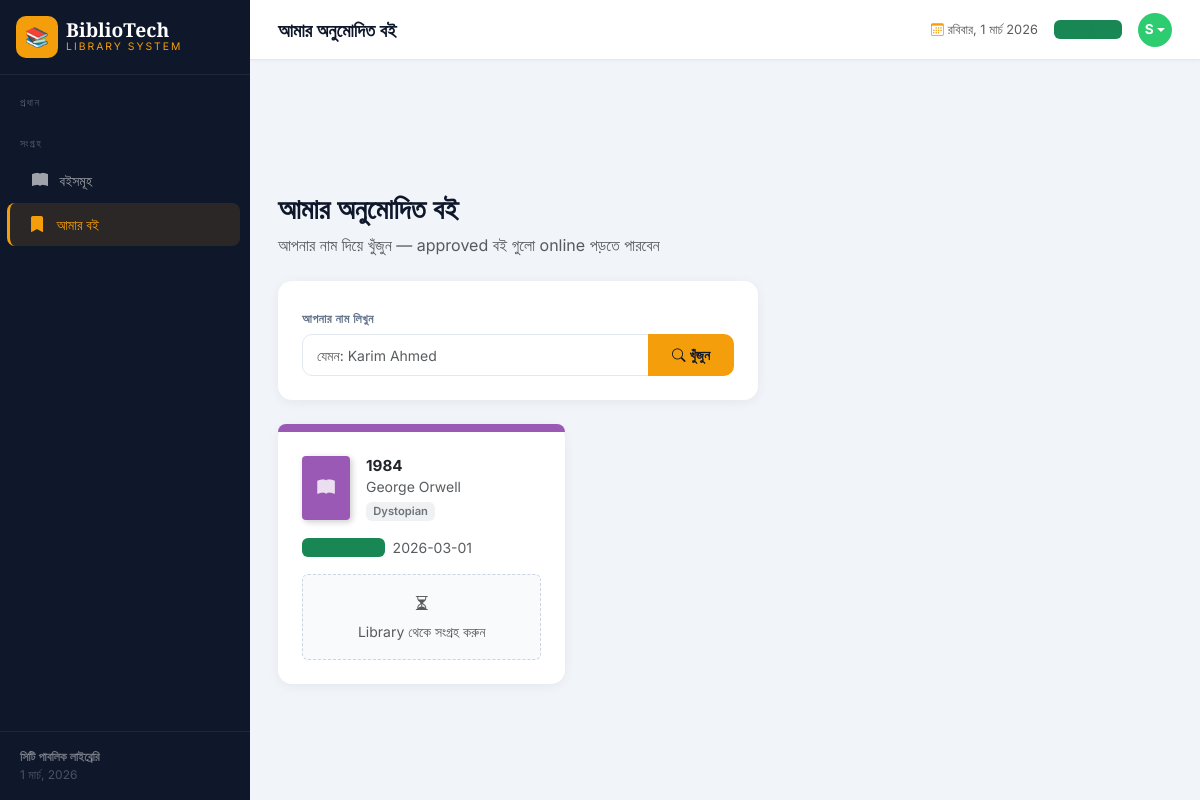
/my-books (signed in), run on the app's committed database.
### tables this page shows
CREATE TABLE settings (
        key TEXT PRIMARY KEY, value TEXT
    );

CREATE TABLE book_requests (
        id INTEGER PRIMARY KEY AUTOINCREMENT,
        book_id INTEGER NOT NULL, student_id INTEGER NOT NULL,
        student_note TEXT,
        request_date TEXT DEFAULT CURRENT_TIMESTAMP,
        status TEXT DEFAULT 'pending', admin_note TEXT, resolved_date TEXT,
        pdf_filename TEXT,
        FOREIGN KEY(book_id) REFERENCES books(id),
        FOREIGN KEY(student_id) REFERENCES students(id)
    );

CREATE TABLE books (
        id INTEGER PRIMARY KEY AUTOINCREMENT,
        title TEXT NOT NULL, author TEXT NOT NULL, isbn TEXT UNIQUE,
        genre TEXT, total_copies INTEGER DEFAULT 1, available_copies INTEGER DEFAULT 1,
        added_date TEXT DEFAULT CURRENT_TIMESTAMP, cover_color TEXT DEFAULT '#4A90D9'
    );

### app.py (the view)
@app.route('/my-books')
@student_required
def my_books():
    conn = get_db()
    books_list = conn.execute("""
        SELECT br.*, b.title as book_title, b.author, b.cover_color, b.genre
        FROM book_requests br
        JOIN books b ON br.book_id = b.id
        WHERE br.student_id = ?
        ORDER BY br.request_date DESC
    """, (session['student_id'],)).fetchall()
    conn.close()
    return render_template('my_books.html', books=books_list)

### app.py (called while the page is built)
def student_required(f):
    @wraps(f)
    def decorated(*args, **kwargs):
        if not session.get('student_logged_in'):
            flash('বই request করতে আগে Student Login করুন।', 'info')
            return redirect(url_for('student_login', next=request.path))
        return f(*args, **kwargs)
    return decorated

def get_db():
    conn = sqlite3.connect(DB_PATH)
    conn.row_factory = sqlite3.Row
    return conn

def get_settings():
    conn = get_db()
    rows = conn.execute('SELECT key, value FROM settings').fetchall()
    conn.close()
    return {row['key']: row['value'] for row in rows}

@app.context_processor
def inject_settings():
    return dict(site=get_settings())

### templates/my_books.html (shortened to what this page needs)
{% extends 'base.html' %}
{% block topbar_title %}আমার অনুমোদিত বই{% endblock %}
{% block content %}
<div class="page-header mb-4">
    <h1>আমার অনুমোদিত বই</h1>
    <p class="text-muted">আপনার নাম দিয়ে খুঁজুন — approved বই গুলো online পড়তে পারবেন</p>
</div>
<div class="card content-card mb-4" style="max-width:480px">
    <div class="card-body p-4">
        <form method="POST">
            <label class="form-label">আপনার নাম লিখুন</label>
            <div class="input-group">
                <input type="text" name="student_name" class="form-control"
                       placeholder="যেমন: Karim Ahmed"
                       value="{{ student_name }}" required autofocus>
                <button type="submit" class="btn btn-gold px-4">
                    <i class="bi bi-search me-1"></i>খুঁজুন
                </button>
            </div>
        </form>
    </div>
</div>
{% if books is not none %}
    {% if books %}
    <div class="row g-3">
        {% for book in books %}
        <div class="col-md-6 col-lg-4">
            <div class="card content-card h-100">
                <div style="height:8px;background:{{ book.cover_color }};border-radius:14px 14px 0 0"></div>
                <div class="card-body p-4">
                    <div class="d-flex gap-3 mb-3">
                        <div class="book-cover-sm flex-shrink-0"
                             style="background:{{ book.cover_color }};width:48px;height:64px;font-size:1.1rem">
                            <i class="bi bi-book-fill"></i>
                        </div>
                        <div>
                            <div class="fw-bold" style="font-size:.95rem;line-height:1.3">{{ book.book_title }}</div>
                            <div class="text-muted small">{{ book.author }}</div>
                            {% if book.genre %}
                            <span class="badge bg-secondary bg-opacity-10 text-secondary mt-1">{{ book.genre }}</span>
                            {% endif %}
                        </div>
                    </div>
                    <div class="d-flex align-items-center gap-2 mb-3">
                        <span class="badge bg-success bg-opacity-15 text-success">
                            <i class="bi bi-check-circle me-1"></i>Approved
                        </span>
                        <span class="text-muted small">{{ book.resolved_date or '' }}</span>
                    </div>
                    {% if book.pdf_filename %}
                    <a href="{{ url_for('read_pdf', req_id=book.id) }}"
                       class="btn btn-gold w-100">
                        <i class="bi bi-book-open me-2"></i>Online পড়ুন
                    </a>
                    {% else %}
                    <div class="p-3 rounded-2 text-center" style="background:#f8fafc;border:1px dashed #cbd5e1">
                        <i class="bi bi-hourglass-split text-muted d-block mb-1"></i>
                        <span class="text-muted small">Library থেকে সংগ্রহ করুন</span>
                    </div>
                    {% endif %}
                </div>
            </div>
        </div>
        {% endfor %}
    </div>
    {% endif %}
{% endif %}
{% endblock %}

### templates/base.html (shortened to what this page needs)
<!DOCTYPE html>
<html lang="bn">
<head>
    <link href="https://cdnjs.cloudflare.com/ajax/libs/bootstrap/5.3.2/css/bootstrap.min.css" rel="stylesheet">
    <link href="https://cdnjs.cloudflare.com/ajax/libs/bootstrap-icons/1.11.3/font/bootstrap-icons.min.css" rel="stylesheet">
</head>
<body>
<nav id="sidebar">
    <div class="sidebar-brand d-flex align-items-center gap-2 p-3 border-bottom" style="border-color:rgba(255,255,255,.07)!important">
        <div class="brand-icon" style="overflow:hidden">
            {% if site.logo_type == 'image' %}
            <img src="{{ site.library_logo }}" style="width:100%;height:100%;object-fit:cover;border-radius:10px" alt="logo">
            {% else %}
            {{ site.library_logo }}
            {% endif %}
        </div>
        <div>
            <div class="brand-name">{{ site.library_name }}</div>
            <div class="brand-sub">{{ site.library_tagline }}</div>
        </div>
    </div>
    <div class="sidebar-nav flex-grow-1 py-2">
        <div class="nav-section">প্রধান</div>
        <div class="nav-section mt-2">সংগ্রহ</div>
        <a href="{{ url_for('books') }}" class="nav-link {% if request.endpoint=='books' %}active{% endif %}"><i class="bi bi-book-fill"></i> বইসমূহ</a>
        {% if session.get('student_logged_in') %}
        <a href="{{ url_for('my_books') }}" class="nav-link {% if request.endpoint=='my_books' %}active{% endif %}"><i class="bi bi-bookmark-fill"></i> আমার বই</a>
        {% endif %}
    </div>
    <div class="sidebar-footer">
    <div class="fw-semibold" style="color:rgba(255,255,255,.4)">{{ site.library_footer }}</div>
    <div id="sidebar-date"></div>
</div>
</nav>
<div id="main">
    <div class="topbar">
        <div class="topbar-title">{% block topbar_title %}{% endblock %}</div>
        <div class="d-flex align-items-center gap-3">
            <span class="text-muted d-none d-md-inline" style="font-size:.8rem">
                <i class="bi bi-calendar3 me-1" style="color:var(--gold)"></i><span id="live-date"></span>
            </span>
            {% if session.get("is_admin") %}
                {% if session.get("is_super") %}
                <span class="admin-badge" style="background:rgba(245,158,11,.25);color:#b45309">SUPER ADMIN</span>
                {% else %}
                <span class="admin-badge">ADMIN</span>
                {% endif %}
                <div class="dropdown">
                    <button class="topbar-av border-0 dropdown-toggle" style="cursor:pointer"
                            data-bs-toggle="dropdown" aria-expanded="false">
                        {{ session.get("username", "A")[0].upper() }}
                    </button>
                    <ul class="dropdown-menu dropdown-menu-end shadow" style="min-width:200px;border-radius:12px;border:1px solid #e2e8f0;padding:6px">
                        <li>
                            <div class="px-3 py-2">
                                <div class="fw-bold" style="font-size:.85rem">{{ session.get("username") }}</div>
                                <div class="text-muted" style="font-size:.75rem">
                                    {% if session.get("is_super") %}Super Admin{% else %}Admin{% endif %}
                                </div>
                            </div>
                        </li>
                        <li><hr class="dropdown-divider my-1"></li>
                        <li>
                            <a class="dropdown-item rounded-2 d-flex align-items-center gap-2" href="{{ url_for('change_password') }}">
                                <i class="bi bi-shield-lock" style="color:var(--gold)"></i>
                                পাসওয়ার্ড পরিবর্তন
                            </a>
                        </li>
                        {% if session.get("is_super") %}
                        <li>
                            <a class="dropdown-item rounded-2 d-flex align-items-center gap-2" href="{{ url_for('settings') }}">
                                <i class="bi bi-gear-fill" style="color:var(--gold)"></i>
                                Settings
                            </a>
                        </li>
                        {% endif %}
                        <li><hr class="dropdown-divider my-1"></li>
                        <li>
                            <a class="dropdown-item rounded-2 d-flex align-items-center gap-2 text-danger" href="{{ url_for('logout') }}">
                                <i class="bi bi-box-arrow-right"></i>
                                লগআউট
                            </a>
                        </li>
                    </ul>
                </div>
            {% elif session.get('student_logged_in') %}
                <span class="badge bg-success bg-opacity-15 text-success">STUDENT</span>
                <div class="dropdown">
                    <button class="topbar-av border-0 dropdown-toggle"
                            style="cursor:pointer;background:#2ecc71;color:#fff"
                            data-bs-toggle="dropdown">
                        {{ session.get('student_name', 'S')[0].upper() }}
                    </button>
                </div>
            {% endif %}
        </div>
    </div>
    <div class="page-body pb-0 pt-3">
    </div>
    <div class="page-body">{% block content %}{% endblock %}</div>
</div>
</body>
</html>

### templates/base.html (style rules this page uses)
:root { --sidebar-bg:#0f172a; --sidebar-w:250px; --gold:#f59e0b; --gold-light:#fcd34d; }
body { font-family:'Inter',sans-serif; background:#f1f5f9; }
#sidebar { width:var(--sidebar-w); min-height:100vh; background:var(--sidebar-bg); position:fixed; top:0; left:0; display:flex; flex-direction:column; z-index:1000; }
.brand-icon { width:42px;height:42px;background:var(--gold);border-radius:10px;display:inline-flex;align-items:center;justify-content:center;font-size:1.2rem;color:#0f172a;font-weight:800; }
.brand-name { font-family:'Playfair Display',serif;font-size:1.2rem;font-weight:700;color:#fff;line-height:1; }
.brand-sub { font-size:.65rem;letter-spacing:2px;text-transform:uppercase;color:var(--gold); }
.nav-section { font-size:.65rem;letter-spacing:1.5px;text-transform:uppercase;color:rgba(255,255,255,.3);padding:.75rem 1.25rem .35rem; }
.sidebar-nav .nav-link { color:rgba(255,255,255,.6);padding:.6rem 1.25rem;border-radius:8px;margin:1px 10px;font-size:.875rem;font-weight:500;display:flex;align-items:center;gap:.6rem;transition:all .15s; }
.sidebar-nav .nav-link i { font-size:1rem;width:20px;text-align:center; }
.sidebar-nav .nav-link.active { color:var(--gold);background:rgba(245,158,11,.12);border-left:3px solid var(--gold);margin-left:7px;padding-left:calc(1.25rem - 3px); }
#main { margin-left:var(--sidebar-w);min-height:100vh;display:flex;flex-direction:column; }
.topbar { background:#fff;height:60px;padding:0 1.75rem;display:flex;align-items:center;justify-content:space-between;border-bottom:1px solid #e2e8f0;position:sticky;top:0;z-index:999;box-shadow:0 1px 4px rgba(0,0,0,.04); }
.topbar-title { font-family:'Playfair Display',serif;font-size:1.15rem;font-weight:700;color:#0f172a; }
.topbar-av { width:34px;height:34px;background:var(--gold);border-radius:50%;display:flex;align-items:center;justify-content:center;font-weight:700;font-size:.85rem;color:#0f172a; }
.page-body { padding:1.75rem;flex:1; }
.content-card { border:none;border-radius:14px;box-shadow:0 2px 12px rgba(0,0,0,.06); }
.book-cover-sm { width:34px;height:46px;border-radius:4px;display:flex;align-items:center;justify-content:center;color:rgba(255,255,255,.8);font-size:.85rem;box-shadow:2px 2px 6px rgba(0,0,0,.2);flex-shrink:0; }
.form-label { font-size:.75rem;font-weight:600;text-transform:uppercase;letter-spacing:.5px;color:#64748b;margin-bottom:.35rem; }
.form-control,.form-select { border:1.5px solid #e2e8f0;border-radius:10px;font-size:.875rem;padding:.6rem .875rem; }
.btn { font-weight:600;font-size:.85rem;border-radius:10px; }
.btn-gold { background:var(--gold);color:#0f172a;border:none; }
.page-header h1 { font-family:'Playfair Display',serif;font-size:1.75rem;font-weight:900;color:#0f172a; }
.badge { font-weight:600;font-size:.7rem; }
.sidebar-footer { margin-top:auto;padding:1rem 1.25rem;border-top:1px solid rgba(255,255,255,.07);font-size:.75rem;color:rgba(255,255,255,.25); }

### data on the page
settings: library_name "BiblioTech"
settings: library_tagline "LIBRARY SYSTEM"
settings: library_footer "সিটি পাবলিক লাইব্রেরি"
book_requests: book_title "1984", author "George Orwell", genre "Dystopian", resolved_date "2026-03-01"

### other printed values
{{ site.library_logo }} "📚"
{{ session.get('student_name', 'S')[0].upper() }} "S"
